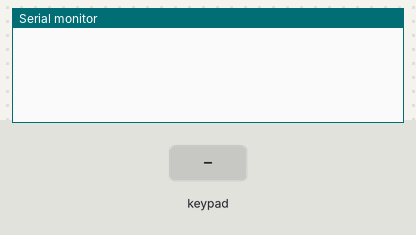
The sketch below on a simulated Arduino Uno, built with avr-gcc and run on an emulated ATmega328P. On the bench: the last lines printed to the serial monitor. The inputs (shaded band) are chosen by the test bench.

Above: at 1.2 s.
1.3 s: key '0' pressed
At 1.8 s:
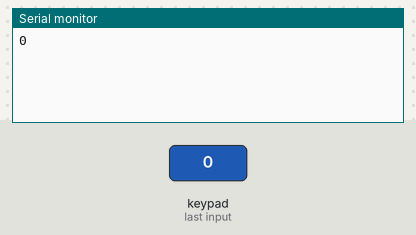
2.8 s: keypad keys 2 3 4 5 A pressed 0.4 s apart
At 5.2 s:
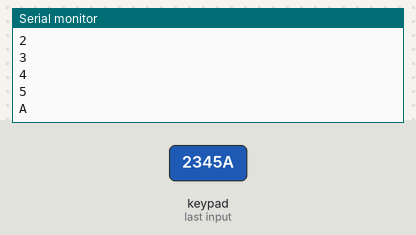
6.3 s: key 'B' pressed
At 7.0 s:
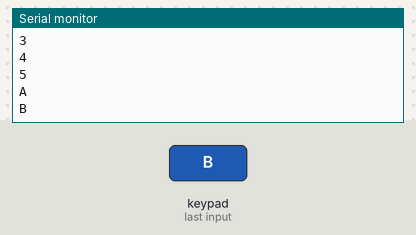
7.8 s: keypad keys 2 3 4 5 D pressed 0.4 s apart
At 10.5 s:
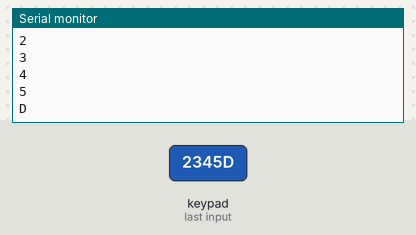
11.3 s: key 'C' pressed
At 11.8 s:
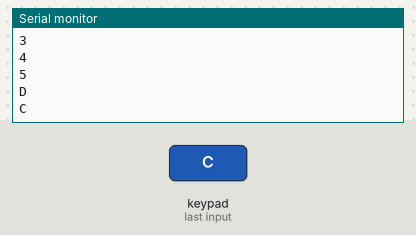
12.8 s: key 'E' pressed
At 14.3 s:
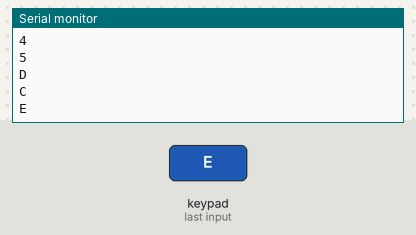
Timing chart, 0 to 15.3 s (numbered marks = the images above; inputs shaded):
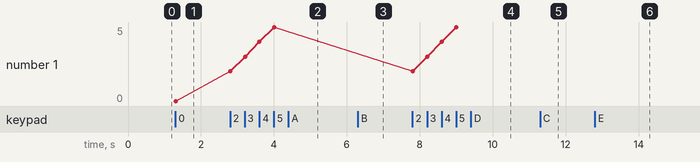

Measured:
- after the input at 1.3 s, the serial monitor: prints a new line at once (image 1)
- after the input at 2.8 s, the serial monitor: prints a new line at once (image 2)
- after the input at 6.3 s, the serial monitor: prints a new line at once (image 3)
- after the input at 7.8 s, the serial monitor: prints a new line at once (image 4)
- after the input at 11.3 s, the serial monitor: prints a new line at once (image 5)
- after the input at 12.8 s, the serial monitor: prints a new line at once (image 6)
- plotted number 1: 0 → 5 after the input at 2.8 s

The sketch:

lab05.ino
```cpp
#include <Keypad.h>
const byte ROWS = 4; // 4 Rows
const byte COLS = 4; // 4 Columns
// 定義 Keypad 的按鍵
char keys[ROWS][COLS] = {
{'0', '1', '2', '3'}, {'4','5','6', '7'},
{'8', '9', 'A', 'B'}, {'C', 'D', 'E', 'F'}
};

byte rowPins[ROWS] = {2,3,4,5};
// 連到 Keypad 的 4 個 Rows
byte colPins[COLS] = {9, 8, 7, 6};
// 連到 Keypad 的 4 個 Columns
// 建立 Keypad 物件
Keypad keypad =Keypad( makeKeymap(keys), rowPins,colPins, ROWS, COLS );


void setup(){
Serial.begin(9600);
}
void loop(){
char key = keypad.getKey(); // 讀取 Keypad的輸入
if (key != NO_KEY){
Serial.println(key);
}
}
```
